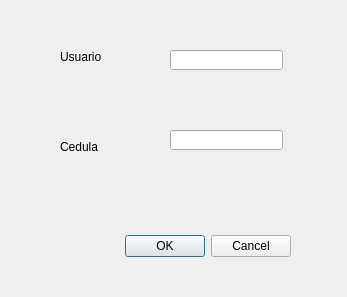
<?xml version="1.0" encoding="UTF-8"?>
<ui version="4.0">
 <class>Dialog</class>
 <widget class="QDialog" name="Dialog">
  <property name="geometry">
   <rect>
    <x>0</x>
    <y>0</y>
    <width>347</width>
    <height>297</height>
   </rect>
  </property>
  <property name="windowTitle">
   <string>Dialog</string>
  </property>
  <widget class="QDialogButtonBox" name="buttonBox">
   <property name="geometry">
    <rect>
     <x>-50</x>
     <y>230</y>
     <width>341</width>
     <height>32</height>
    </rect>
   </property>
   <property name="orientation">
    <enum>Qt::Horizontal</enum>
   </property>
   <property name="standardButtons">
    <set>QDialogButtonBox::Cancel|QDialogButtonBox::Ok</set>
   </property>
  </widget>
  <widget class="QLabel" name="label">
   <property name="geometry">
    <rect>
     <x>60</x>
     <y>50</y>
     <width>47</width>
     <height>13</height>
    </rect>
   </property>
   <property name="text">
    <string>Usuario</string>
   </property>
  </widget>
  <widget class="QLabel" name="label_2">
   <property name="geometry">
    <rect>
     <x>60</x>
     <y>140</y>
     <width>47</width>
     <height>13</height>
    </rect>
   </property>
   <property name="text">
    <string>Cedula</string>
   </property>
  </widget>
  <widget class="QLineEdit" name="nombre">
   <property name="geometry">
    <rect>
     <x>170</x>
     <y>50</y>
     <width>113</width>
     <height>20</height>
    </rect>
   </property>
  </widget>
  <widget class="QLineEdit" name="cedula">
   <property name="geometry">
    <rect>
     <x>170</x>
     <y>130</y>
     <width>113</width>
     <height>20</height>
    </rect>
   </property>
  </widget>
 </widget>
 <resources/>
 <connections>
  <connection>
   <sender>buttonBox</sender>
   <signal>accepted()</signal>
   <receiver>Dialog</receiver>
   <slot>accept()</slot>
   <hints>
    <hint type="sourcelabel">
     <x>248</x>
     <y>254</y>
    </hint>
    <hint type="destinationlabel">
     <x>157</x>
     <y>274</y>
    </hint>
   </hints>
  </connection>
  <connection>
   <sender>buttonBox</sender>
   <signal>rejected()</signal>
   <receiver>Dialog</receiver>
   <slot>reject()</slot>
   <hints>
    <hint type="sourcelabel">
     <x>316</x>
     <y>260</y>
    </hint>
    <hint type="destinationlabel">
     <x>286</x>
     <y>274</y>
    </hint>
   </hints>
  </connection>
 </connections>
</ui>
